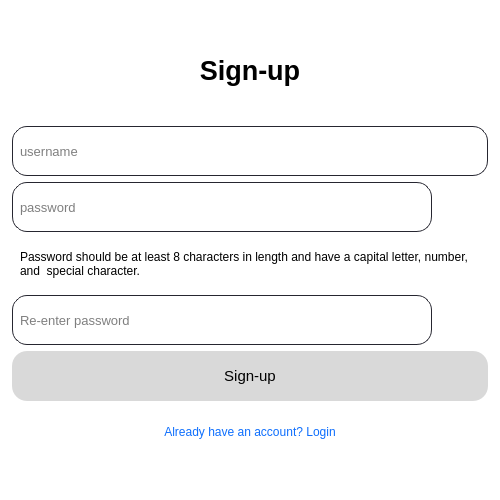
<?xml version="1.0" encoding="UTF-8"?>
<ui version="4.0">
 <class>MainWindow</class>
 <widget class="QMainWindow" name="MainWindow">
  <property name="geometry">
   <rect>
    <x>0</x>
    <y>0</y>
    <width>500</width>
    <height>500</height>
   </rect>
  </property>
  <property name="sizePolicy">
   <sizepolicy hsizetype="Preferred" vsizetype="Preferred">
    <horstretch>0</horstretch>
    <verstretch>0</verstretch>
   </sizepolicy>
  </property>
  <property name="minimumSize">
   <size>
    <width>500</width>
    <height>500</height>
   </size>
  </property>
  <property name="maximumSize">
   <size>
    <width>500</width>
    <height>500</height>
   </size>
  </property>
  <property name="windowTitle">
   <string>Signup</string>
  </property>
  <property name="styleSheet">
   <string notr="true">background-color: rgb(255, 255, 255);</string>
  </property>
  <widget class="QWidget" name="centralwidget">
   <layout class="QGridLayout" name="gridLayout">
    <item row="0" column="1">
     <layout class="QVBoxLayout" name="verticalLayout">
      <item>
       <widget class="QLabel" name="label">
        <property name="maximumSize">
         <size>
          <width>480</width>
          <height>100</height>
         </size>
        </property>
        <property name="font">
         <font>
          <pointsize>20</pointsize>
          <weight>75</weight>
          <bold>true</bold>
         </font>
        </property>
        <property name="styleSheet">
         <string notr="true">color: rgb(0, 0, 0);</string>
        </property>
        <property name="text">
         <string>Sign-up</string>
        </property>
        <property name="alignment">
         <set>Qt::AlignCenter</set>
        </property>
       </widget>
      </item>
      <item>
       <widget class="QLineEdit" name="lineEdit">
        <property name="maximumSize">
         <size>
          <width>480</width>
          <height>50</height>
         </size>
        </property>
        <property name="font">
         <font>
          <pointsize>10</pointsize>
         </font>
        </property>
        <property name="styleSheet">
         <string notr="true">QLineEdit{
	border: 1px solid rgb(38, 38, 48);
	border-radius: 15px;
	Padding-left: 5px;
	background-color: rgb(255, 255, 255);
}

QLineEdit:focus{
	border: 2px solid rgb(35, 218, 233)
}</string>
        </property>
        <property name="alignment">
         <set>Qt::AlignLeading|Qt::AlignLeft|Qt::AlignVCenter</set>
        </property>
        <property name="placeholderText">
         <string>username</string>
        </property>
       </widget>
      </item>
      <item>
       <layout class="QHBoxLayout" name="horizontalLayout">
        <property name="sizeConstraint">
         <enum>QLayout::SetDefaultConstraint</enum>
        </property>
        <property name="bottomMargin">
         <number>1</number>
        </property>
        <item>
         <widget class="QLineEdit" name="lineEdit_2">
          <property name="minimumSize">
           <size>
            <width>420</width>
            <height>50</height>
           </size>
          </property>
          <property name="maximumSize">
           <size>
            <width>430</width>
            <height>50</height>
           </size>
          </property>
          <property name="font">
           <font>
            <pointsize>10</pointsize>
           </font>
          </property>
          <property name="styleSheet">
           <string notr="true">QLineEdit{
	border: 1px solid rgb(38, 38, 48);
	border-radius: 15px;
	Padding-left: 5px;
	background-color: rgb(255, 255, 255);
}

QLineEdit:focus{
	border: 2px solid rgb(35, 218, 233)
}</string>
          </property>
          <property name="echoMode">
           <enum>QLineEdit::Password</enum>
          </property>
          <property name="placeholderText">
           <string>password</string>
          </property>
         </widget>
        </item>
        <item>
         <widget class="QPushButton" name="show_pass_1">
          <property name="minimumSize">
           <size>
            <width>50</width>
            <height>50</height>
           </size>
          </property>
          <property name="maximumSize">
           <size>
            <width>50</width>
            <height>50</height>
           </size>
          </property>
          <property name="toolTip">
           <string>show password</string>
          </property>
          <property name="styleSheet">
           <string notr="true">QPushButton{
	color: rgb(0, 0, 0);
	background-color:rgb(255, 255, 255);
	border-radius: 15px;
}
</string>
          </property>
          <property name="text">
           <string/>
          </property>
          <property name="icon">
           <iconset>
            <normaloff>view.png</normaloff>view.png</iconset>
          </property>
          <property name="iconSize">
           <size>
            <width>40</width>
            <height>40</height>
           </size>
          </property>
         </widget>
        </item>
       </layout>
      </item>
      <item>
       <widget class="QLabel" name="label_2">
        <property name="minimumSize">
         <size>
          <width>0</width>
          <height>0</height>
         </size>
        </property>
        <property name="maximumSize">
         <size>
          <width>480</width>
          <height>50</height>
         </size>
        </property>
        <property name="styleSheet">
         <string notr="true">QLabel{
	border: solid rgb(38, 38, 48);
	Padding-left: 5px;
	background-color: rgb(255, 255, 255);
}</string>
        </property>
        <property name="text">
         <string>Password should be at least 8 characters in length and have a capital letter, number, and  special character.</string>
        </property>
        <property name="scaledContents">
         <bool>false</bool>
        </property>
        <property name="wordWrap">
         <bool>true</bool>
        </property>
        <property name="margin">
         <number>1</number>
        </property>
       </widget>
      </item>
      <item>
       <layout class="QHBoxLayout" name="horizontalLayout_2">
        <item>
         <widget class="QLineEdit" name="lineEdit_4">
          <property name="sizePolicy">
           <sizepolicy hsizetype="Expanding" vsizetype="Fixed">
            <horstretch>0</horstretch>
            <verstretch>0</verstretch>
           </sizepolicy>
          </property>
          <property name="minimumSize">
           <size>
            <width>420</width>
            <height>50</height>
           </size>
          </property>
          <property name="maximumSize">
           <size>
            <width>480</width>
            <height>50</height>
           </size>
          </property>
          <property name="font">
           <font>
            <pointsize>10</pointsize>
           </font>
          </property>
          <property name="styleSheet">
           <string notr="true">QLineEdit{
	border: 1px solid rgb(38, 38, 48);
	border-radius: 15px;
	Padding-left: 5px;
	background-color: rgb(255, 255, 255);
}

QLineEdit:focus{
	border: 2px solid rgb(35, 218, 233)
}</string>
          </property>
          <property name="echoMode">
           <enum>QLineEdit::Password</enum>
          </property>
          <property name="placeholderText">
           <string>Re-enter password</string>
          </property>
         </widget>
        </item>
        <item>
         <widget class="QPushButton" name="show_pass_2">
          <property name="minimumSize">
           <size>
            <width>50</width>
            <height>50</height>
           </size>
          </property>
          <property name="maximumSize">
           <size>
            <width>50</width>
            <height>50</height>
           </size>
          </property>
          <property name="toolTip">
           <string>show password</string>
          </property>
          <property name="statusTip">
           <string/>
          </property>
          <property name="whatsThis">
           <string/>
          </property>
          <property name="styleSheet">
           <string notr="true">QPushButton{
	color: rgb(0, 0, 0);
	background-color:rgb(255, 255, 255);
	border-radius: 15px;
}
</string>
          </property>
          <property name="text">
           <string/>
          </property>
          <property name="icon">
           <iconset>
            <normaloff>view.png</normaloff>view.png</iconset>
          </property>
          <property name="iconSize">
           <size>
            <width>40</width>
            <height>40</height>
           </size>
          </property>
         </widget>
        </item>
       </layout>
      </item>
      <item>
       <widget class="QPushButton" name="pushButton">
        <property name="maximumSize">
         <size>
          <width>480</width>
          <height>50</height>
         </size>
        </property>
        <property name="font">
         <font>
          <pointsize>11</pointsize>
          <weight>50</weight>
          <bold>false</bold>
         </font>
        </property>
        <property name="styleSheet">
         <string notr="true">QPushButton{
	border-radius: 15px;
	background-color:rgb(217,217,217);
}

QPushButton:hover{
	background-color: rgb(26, 179, 179)
}
</string>
        </property>
        <property name="text">
         <string>Sign-up</string>
        </property>
       </widget>
      </item>
      <item>
       <widget class="QPushButton" name="pushButton_2">
        <property name="maximumSize">
         <size>
          <width>480</width>
          <height>50</height>
         </size>
        </property>
        <property name="styleSheet">
         <string notr="true">QPushButton{
	color:rgb(13, 110, 253);
	border-radius: 15px;
}

QPushButton:hover{
	color: rgb(0, 0, 255);
	font: 8pt &quot;MS Shell Dlg 2&quot;;
	text-decoration: underline;

}

</string>
        </property>
        <property name="text">
         <string>Already have an account? Login</string>
        </property>
       </widget>
      </item>
     </layout>
    </item>
    <item row="0" column="0">
     <spacer name="horizontalSpacer">
      <property name="orientation">
       <enum>Qt::Horizontal</enum>
      </property>
      <property name="sizeHint" stdset="0">
       <size>
        <width>40</width>
        <height>20</height>
       </size>
      </property>
     </spacer>
    </item>
    <item row="0" column="2">
     <spacer name="horizontalSpacer_2">
      <property name="orientation">
       <enum>Qt::Horizontal</enum>
      </property>
      <property name="sizeHint" stdset="0">
       <size>
        <width>40</width>
        <height>20</height>
       </size>
      </property>
     </spacer>
    </item>
   </layout>
  </widget>
  <widget class="QStatusBar" name="statusbar"/>
 </widget>
 <resources/>
 <connections/>
</ui>
